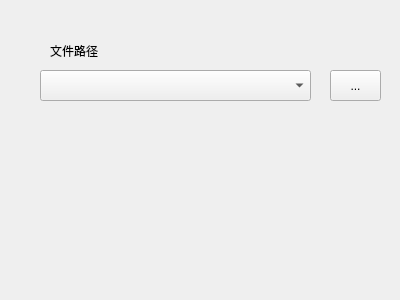
<?xml version="1.0" encoding="UTF-8"?>
<ui version="4.0">
 <class>Dialog</class>
 <widget class="QDialog" name="Dialog">
  <property name="geometry">
   <rect>
    <x>0</x>
    <y>0</y>
    <width>400</width>
    <height>300</height>
   </rect>
  </property>
  <property name="windowTitle">
   <string>Dialog</string>
  </property>
  <widget class="QLabel" name="label">
   <property name="geometry">
    <rect>
     <x>50</x>
     <y>40</y>
     <width>71</width>
     <height>21</height>
    </rect>
   </property>
   <property name="text">
    <string>文件路径</string>
   </property>
  </widget>
  <widget class="QComboBox" name="comboBox">
   <property name="geometry">
    <rect>
     <x>40</x>
     <y>70</y>
     <width>271</width>
     <height>31</height>
    </rect>
   </property>
  </widget>
  <widget class="QToolButton" name="toolButton">
   <property name="geometry">
    <rect>
     <x>330</x>
     <y>70</y>
     <width>51</width>
     <height>31</height>
    </rect>
   </property>
   <property name="text">
    <string>...</string>
   </property>
  </widget>
 </widget>
 <resources/>
 <connections>
  <connection>
   <sender>toolButton</sender>
   <signal>clicked()</signal>
   <receiver>Dialog</receiver>
   <slot>open()</slot>
   <hints>
    <hint type="sourcelabel">
     <x>355</x>
     <y>85</y>
    </hint>
    <hint type="destinationlabel">
     <x>199</x>
     <y>149</y>
    </hint>
   </hints>
  </connection>
 </connections>
</ui>
